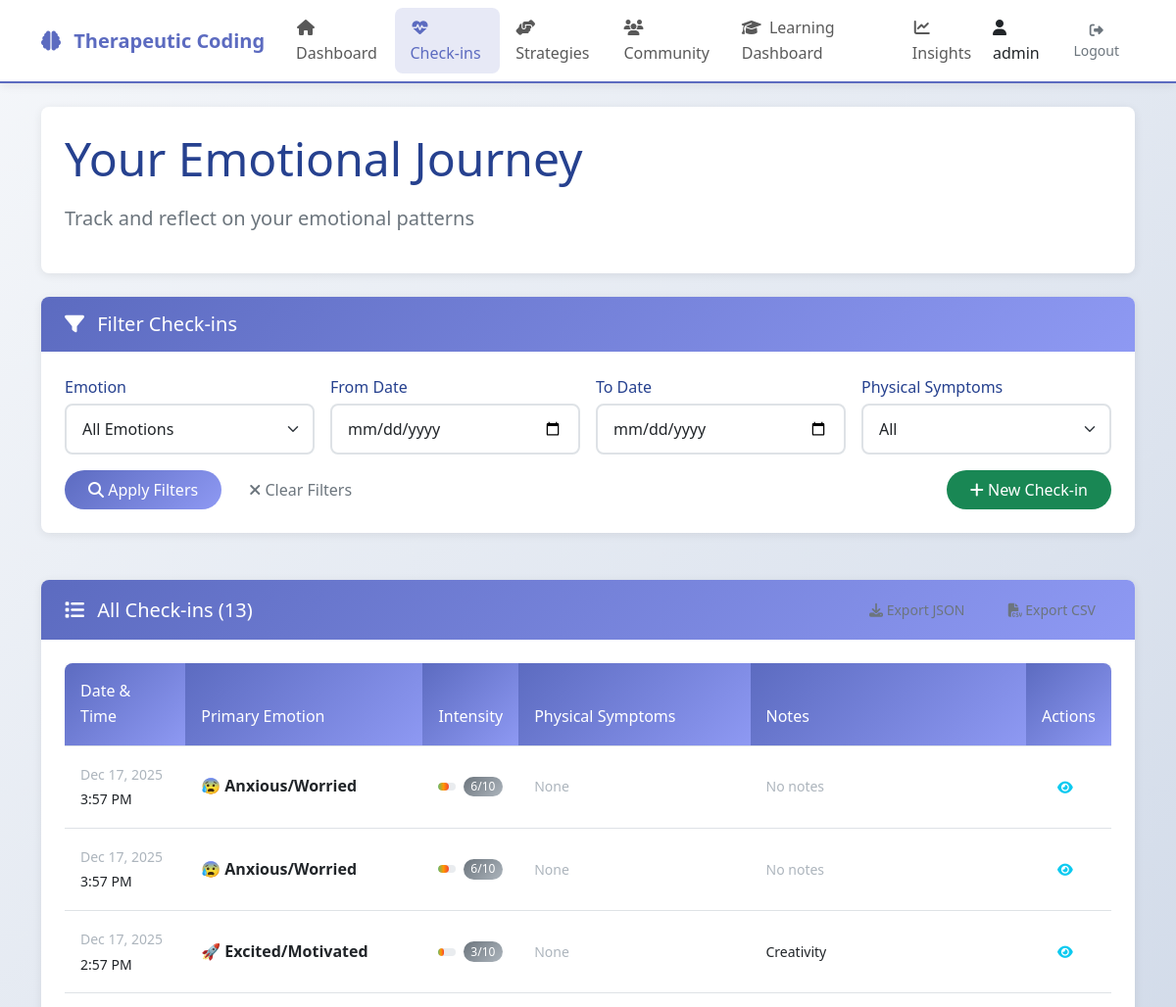
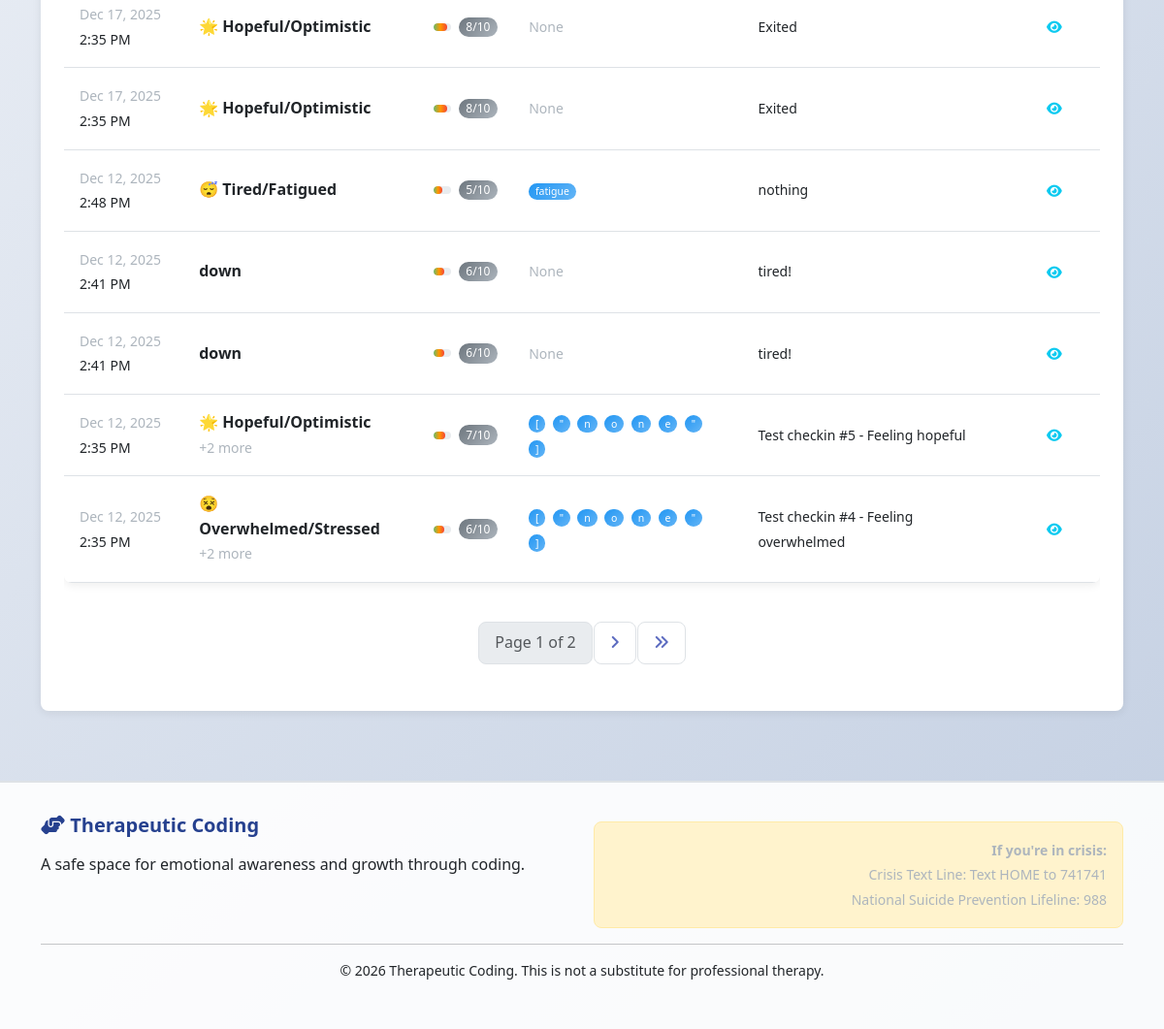
Page /therapy/checkins/ (signed in) on the earlier database version (2 pictures, top to bottom).
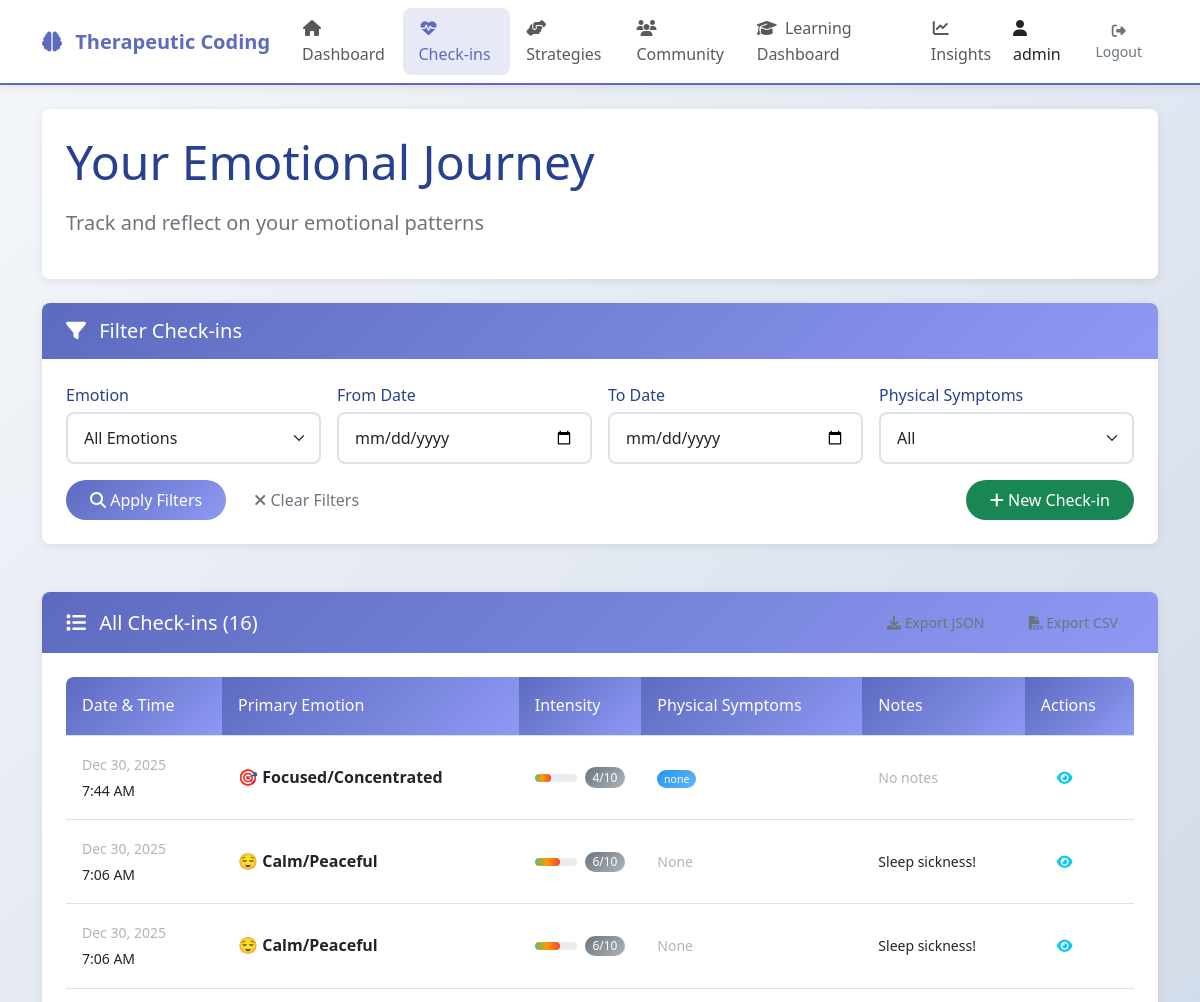
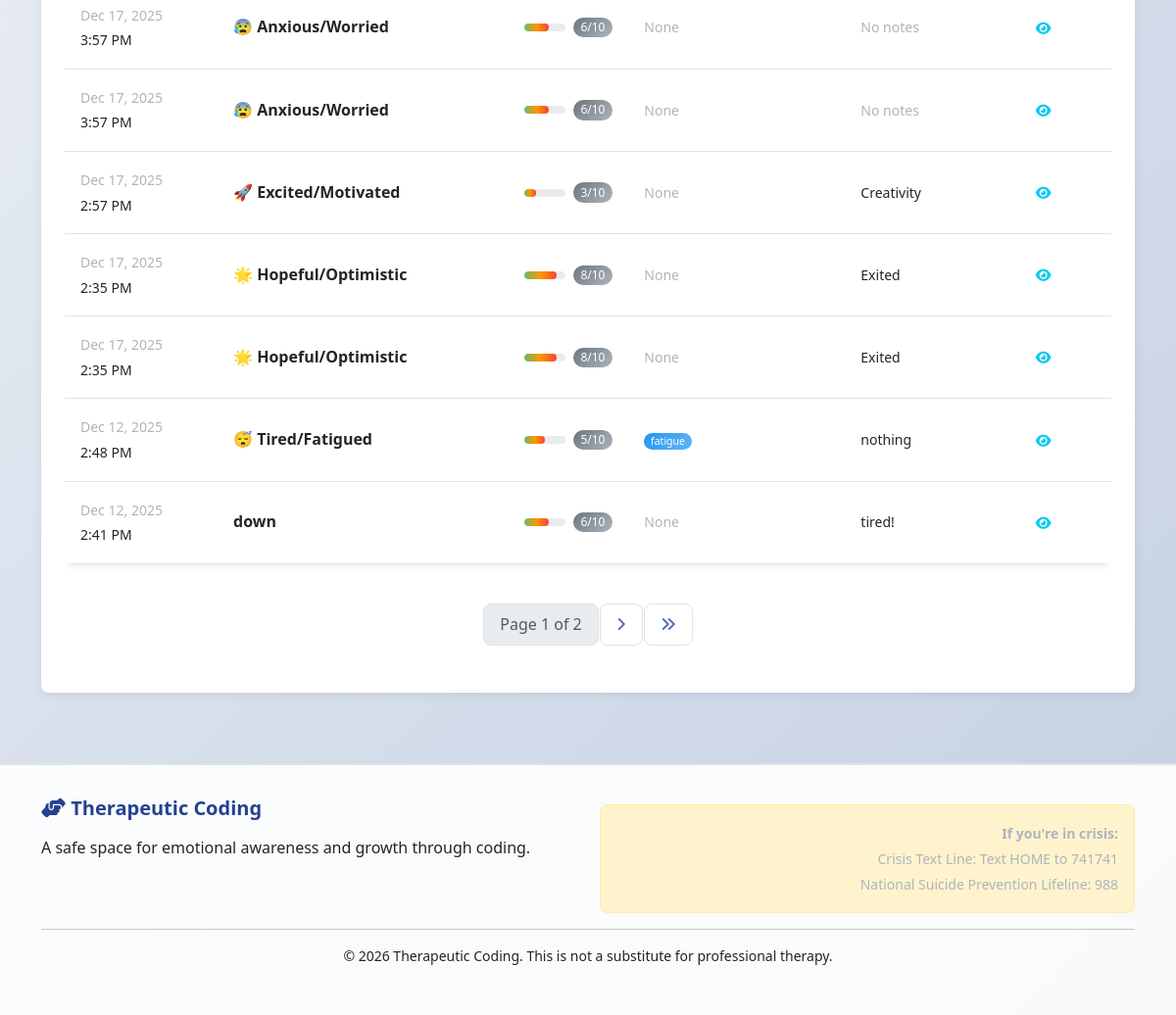
Same page on the later database version (2 pictures, top to bottom).
### therapy/models.py (models this page shows, shortened)
class EmotionalCheckIn(models.Model):
    class EmotionIntensity(models.IntegerChoices):
        VERY_LOW = 1, 'Very Low'
        LOW = 2, 'Low'
        MODERATE = 3, 'Moderate'
        HIGH = 4, 'High'
        VERY_HIGH = 5, 'Very High'
    class PrimaryEmotion(models.TextChoices):
        ANXIOUS = 'anxious', '😰 Anxious/Worried'
        OVERWHELMED = 'overwhelmed', '😵 Overwhelmed/Stressed'
        DOUBTFUL = 'doubtful', '😔 Self-doubting/Insecure'
        FATIGUED = 'fatigued', '😴 Tired/Fatigued'
        CALM = 'calm', '😌 Calm/Peaceful'
        FOCUSED = 'focused', '🎯 Focused/Concentrated'
        HOPEFUL = 'hopeful', '🌟 Hopeful/Optimistic'
        FRUSTRATED = 'frustrated', '😤 Frustrated/Stuck'
        EXCITED = 'excited', '🚀 Excited/Motivated'
        NEUTRAL = 'neutral', '😐 Neutral/Balanced'
    user = models.ForeignKey(
        settings.AUTH_USER_MODEL,
        on_delete=models.CASCADE,
        related_name='emotional_checkins',
        db_index=True
    )
    primary_emotion = models.CharField(
        max_length=20,
        choices=PrimaryEmotion.choices,
        db_index=True
    )
    secondary_emotions = models.JSONField(
        default=list,
        blank=True,
        help_text="List of secondary emotions"
    )
    intensity = models.IntegerField(
        choices=EmotionIntensity.choices,
        default=EmotionIntensity.MODERATE
    )
    PHYSICAL_SYMPTOMS = [
        ('headache', 'Headache'),
        ('stomach', 'Stomach discomfort'),
        ('fatigue', 'Fatigue'),
        ('tension', 'Muscle tension'),
        ('sleep', 'Sleep issues'),
        ('appetite', 'Appetite changes'),
        ('breathing', 'Breathing changes'),
        ('heart', 'Heart rate changes'),
        ('none', 'No physical symptoms'),
    ]
    physical_symptoms = models.JSONField(
        default=list,
        blank=True,
        help_text="List of physical symptoms experienced"
    )
    trigger_description = models.TextField(blank=True)
    context_tags = models.JSONField(
        default=list,
        blank=True,
        help_text="Tags describing context (work, learning, social, etc.)"
    )
    coping_strategies_used = models.JSONField(
        default=list,
        blank=True,
        help_text="Coping strategies attempted"
    )
    coping_effectiveness = models.IntegerField(
        null=True,
        blank=True,
        validators=[MinValueValidator(1), MaxValueValidator(10)],
        help_text="How effective were coping strategies (1-10)"
    )
    notes = models.TextField(blank=True, help_text="Free-form reflection")
    key_insight = models.CharField(max_length=200, blank=True)
    created_at = models.DateTimeField(auto_now_add=True, db_index=True)
    updated_at = models.DateTimeField(auto_now=True)
    class Meta:
        ordering = ['-created_at']
        verbose_name = 'Emotional Check-in'
        verbose_name_plural = 'Emotional Check-ins'
        indexes = [
            models.Index(fields=['user', '-created_at']),
            models.Index(fields=['primary_emotion', 'created_at']),
        ]
        get_latest_by = 'created_at'

### therapy/views.py (the view)
# urls.py: path('checkins/', views.checkin_list, name='checkin_list'),
@login_required
def checkin_list(request):
    checkins = EmotionalCheckIn.objects.filter(user=request.user).order_by('-created_at')
    emotion_filter = request.GET.get('emotion', '')
    date_from = request.GET.get('date_from', '')
    date_to = request.GET.get('date_to', '')
    intensity_min = request.GET.get('intensity_min', '')
    intensity_max = request.GET.get('intensity_max', '')
    if emotion_filter:
        checkins = checkins.filter(primary_emotion=emotion_filter)
    if date_from:
        checkins = checkins.filter(created_at__date__gte=date_from)
    if date_to:
        checkins = checkins.filter(created_at__date__lte=date_to)
    if intensity_min:
        checkins = checkins.filter(intensity__gte=intensity_min)
    if intensity_max:
        checkins = checkins.filter(intensity__lte=intensity_max)
    has_symptoms = request.GET.get('has_symptoms', '')
    if has_symptoms == 'yes':
        checkins = checkins.exclude(physical_symptoms=[])
    elif has_symptoms == 'no':
        checkins = checkins.filter(physical_symptoms=[])
    paginator = Paginator(checkins, 10)
    page_number = request.GET.get('page')
    page_obj = paginator.get_page(page_number)
    context = {
        'page_obj': page_obj,
        'emotion_options': EmotionalCheckIn.PrimaryEmotion.choices,
        'total_checkins': checkins.count(),
        'current_filters': {
            'emotion': emotion_filter,
            'date_from': date_from,
            'date_to': date_to,
            'intensity_min': intensity_min,
            'intensity_max': intensity_max,
            'has_symptoms': has_symptoms,
        }
    }
    return render(request, 'therapy/checkin_list.html', context)

### therapy/templates/therapy/checkin_list.html (shortened to what the changed rows need)
{% extends 'therapy/base.html' %}
{% block page_title %}Your Emotional Journey{% endblock %}
{% block content %}
<div class="row">
    <div class="col-md-12">
        <div class="card">
            <div class="card-header d-flex justify-content-between align-items-center">
                <h5><i class="fas fa-list"></i> All Check-ins ({{ total_checkins }})</h5>
                <div>
                    <a href="{% url 'therapy:export_data' 'json' %}" class="btn btn-outline-secondary btn-sm">
                    </a>
                    <a href="{% url 'therapy:export_data' 'csv' %}" class="btn btn-outline-secondary btn-sm ms-2">
                    </a>
                </div>
            </div>
            <div class="card-body">
                {% if page_obj %}
                <div class="table-responsive">
                    <table class="table table-hover">
                        <thead>
                            <tr>
                                <th>Date & Time</th>
                                <th>Primary Emotion</th>
                                <th>Intensity</th>
                                <th>Physical Symptoms</th>
                                <th>Notes</th>
                                <th>Actions</th>
                            </tr>
                        </thead>
                        <tbody>
                            {% for checkin in page_obj %}
                            <tr>
                                <td>
                                    <small class="text-muted">{{ checkin.created_at|date:"M d, Y" }}</small><br>
                                    <small>{{ checkin.created_at|date:"g:i A" }}</small>
                                </td>
                                <td>
                                    <strong>{{ checkin.get_primary_emotion_display }}</strong>
                                    {% if checkin.secondary_emotions %}
                                    <br><small class="text-muted">
                                        +{{ checkin.secondary_emotions|length }} more
                                    </small>
                                    {% endif %}
                                </td>
                                <td>
                                    <div class="d-flex align-items-center">
                                        <div class="progress flex-grow-1 me-2" style="height: 8px;">
                                            <div class="progress-bar" style="width: {{ checkin.intensity|add:"0" }}0%"></div>
                                        </div>
                                        <span class="badge bg-secondary">{{ checkin.intensity }}/10</span>
                                    </div>
                                </td>
                                <td>
                                    {% if checkin.physical_symptoms %}
                                    <small>
                                        {% for symptom in checkin.physical_symptoms %}
                                        <span class="badge bg-info me-1">{{ symptom }}</span>
                                        {% endfor %}
                                    </small>
                                    {% else %}
                                    <small class="text-muted">None</small>
                                    {% endif %}
                                </td>
                                <td>
                                    {% if checkin.notes %}
                                    <small>{{ checkin.notes|truncatewords:8 }}</small>
                                    {% else %}
                                    <small class="text-muted">No notes</small>
                                    {% endif %}
                                </td>
                                <td>
                                    <a href="{% url 'therapy:checkin_detail' checkin.pk %}"
                                       class="btn btn-sm btn-outline-info" title="View Details">
                                        <i class="fas fa-eye"></i>
                                    </a>
                                </td>
                            </tr>
                            {% endfor %}
                        </tbody>
                    </table>
                </div>
                {% endif %}
            </div>
        </div>
    </div>
</div>
{% endblock %}

Differences in the rows shown:
no longer on this page (row unchanged): EmotionalCheckIn: created_at "Dec 12, 2025", created_at "2:41 PM", primary_emotion "down", intensity "6", physical_symptoms "None", notes "tired!"
no longer on this page (row unchanged): EmotionalCheckIn: created_at "Dec 12, 2025", created_at "2:35 PM", primary_emotion "🌟 Hopeful/Optimistic", secondary_emotions|length "2", intensity "7", physical_symptoms "[" "\"" "n" "o" "n" "e" "\"" "]", notes "Test checkin #5 - Feeling hopeful"
no longer on this page (row unchanged): EmotionalCheckIn: created_at "Dec 12, 2025", created_at "2:35 PM", primary_emotion "😵 Overwhelmed/Stressed", secondary_emotions|length "2", intensity "6", physical_symptoms "[" "\"" "n" "o" "n" "e" "\"" "]", notes "Test checkin #4 - Feeling overwhelmed"
added EmotionalCheckIn: created_at "Dec 30, 2025", created_at "7:44 AM", primary_emotion "🎯 Focused/Concentrated", intensity "4", physical_symptoms "none", notes "No notes"
added EmotionalCheckIn: created_at "Dec 30, 2025", created_at "7:06 AM", primary_emotion "😌 Calm/Peaceful", intensity "6", physical_symptoms "None", notes "Sleep sickness!"
added EmotionalCheckIn: created_at "Dec 30, 2025", created_at "7:06 AM", primary_emotion "😌 Calm/Peaceful", intensity "6", physical_symptoms "None", notes "Sleep sickness!"
Other differences:
{{ total_checkins }}: "13" → "16"
